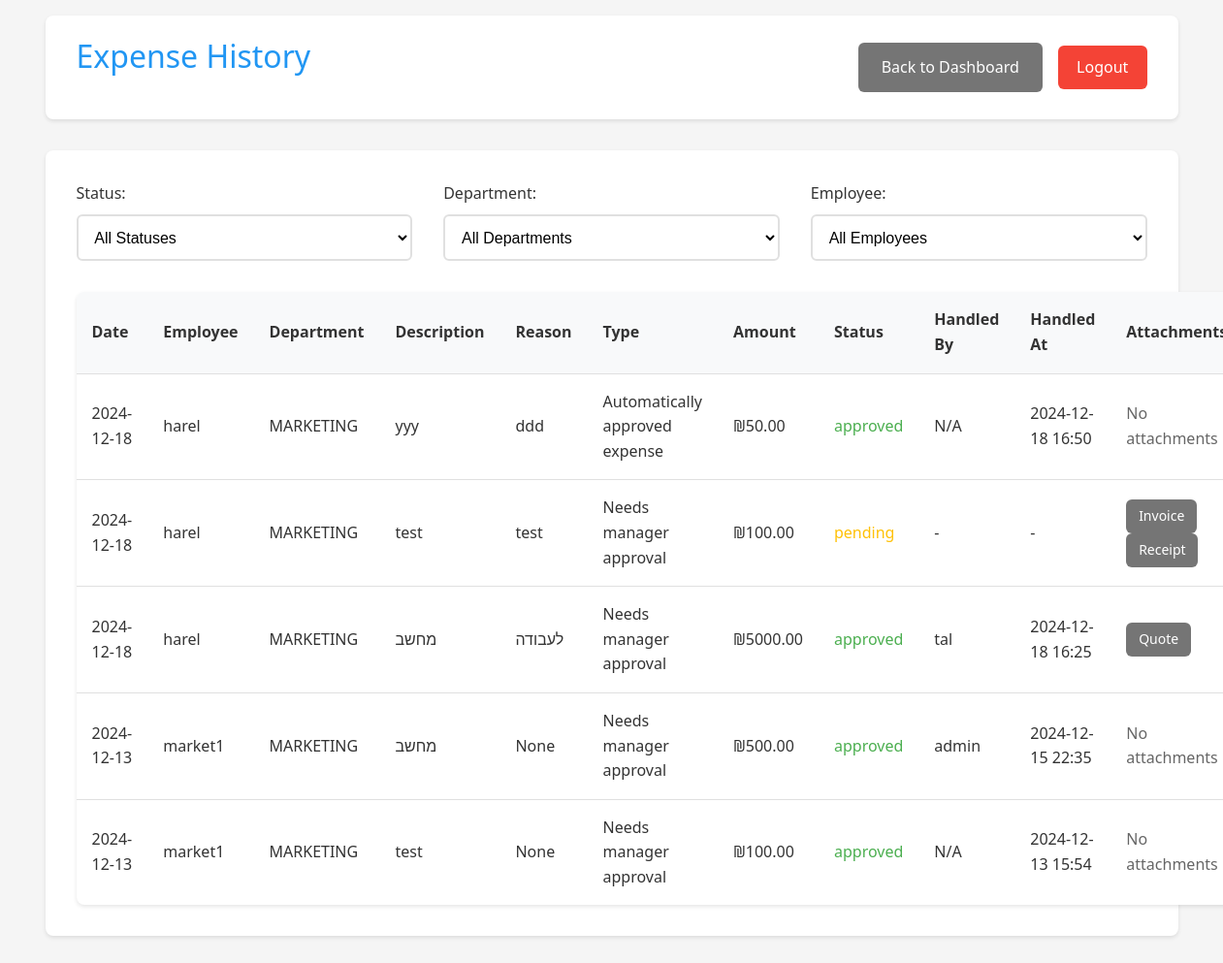
The page /manager/history (signed in) on the database as committed earlier.
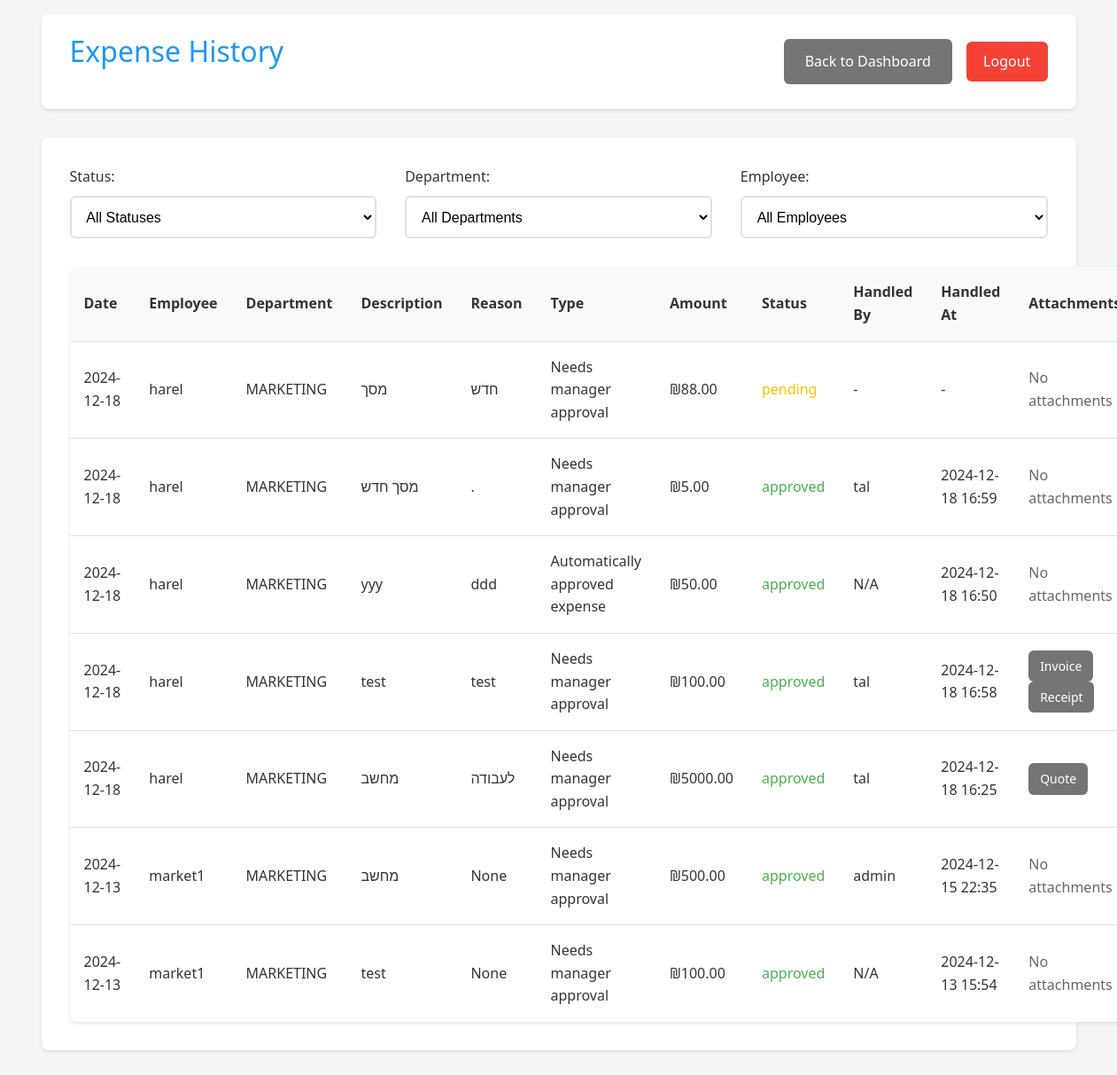
The same page on the database as committed later.
### app.py (models this page shows, shortened)
class Expense(db.Model):
    __tablename__ = 'expense'
    id = db.Column(db.Integer, primary_key=True)
    amount = db.Column(db.Float, nullable=False)
    description = db.Column(db.String(200))
    reason = db.Column(db.String(500))
    type = db.Column(db.String(50), nullable=False, default='needs_approval')  # New field
    date = db.Column(db.DateTime, nullable=False, default=datetime.utcnow)
    status = db.Column(db.String(20), default='pending')
    user_id = db.Column(db.Integer, db.ForeignKey('user.id'), nullable=False)
    subcategory_id = db.Column(db.Integer, db.ForeignKey('subcategory.id'), nullable=False)
    quote_filename = db.Column(db.String(255))
    invoice_filename = db.Column(db.String(255))
    receipt_filename = db.Column(db.String(255))
    manager_id = db.Column(db.Integer, db.ForeignKey('user.id'), nullable=True)
    handled_at = db.Column(db.DateTime, nullable=True)

class User(UserMixin, db.Model):
    __tablename__ = 'user'
    id = db.Column(db.Integer, primary_key=True)
    username = db.Column(db.String(80), unique=True, nullable=False)
    password = db.Column(db.String(120), nullable=False)
    is_manager = db.Column(db.Boolean, default=False)
    is_admin = db.Column(db.Boolean, default=False)
    department_id = db.Column(db.Integer, db.ForeignKey('department.id'))
    status = db.Column(db.String(20), default='active')  # active, inactive, pending
    submitted_expenses = db.relationship('Expense',
                                       primaryjoin='User.id==Expense.user_id',
                                       backref='submitter',
                                       lazy=True)
    handled_expenses = db.relationship('Expense',
                                     primaryjoin='User.id==Expense.manager_id',
                                     backref='handler',
                                     lazy=True)

class Department(db.Model):
    __tablename__ = 'department'
    id = db.Column(db.Integer, primary_key=True)
    name = db.Column(db.String(100), nullable=False)
    budget = db.Column(db.Float, default=0.0)
    users = db.relationship('User', backref='department', lazy=True)
    categories = db.relationship('Category', backref='department', lazy=True)

### app.py (the view)
@app.route('/manager/history')
@login_required
def expense_history():
    if not current_user.is_manager:
        return redirect(url_for('employee_dashboard'))
    status = request.args.get('status', 'all')
    employee = request.args.get('employee', 'all')
    department = request.args.get('department', 'all')
    query = Expense.query.join(User, Expense.user_id == User.id)
    if current_user.username != 'admin':
        query = query.filter(User.department_id == current_user.department_id)
    if status != 'all':
        query = query.filter(Expense.status == status)
    if employee != 'all':
        query = query.filter(Expense.user_id == employee)
    if department != 'all' and current_user.username == 'admin':
        query = query.filter(User.department_id == department)
    if current_user.username == 'admin':
        employees = User.query.filter_by(is_manager=False).all()
        departments = Department.query.all()
    else:
        employees = User.query.filter_by(
            is_manager=False,
            department_id=current_user.department_id
        ).all()
        departments = [current_user.department] if current_user.department else []
    expenses = query.order_by(Expense.date.desc()).all()
    return render_template('expense_history.html',
                         expenses=expenses,
                         employees=employees,
                         departments=departments,
                         selected_status=status,
                         selected_employee=employee,
                         selected_department=department)

### app.py (called while the page is built)
@login_manager.user_loader
def load_user(user_id):
    return User.query.get(int(user_id))

@app.template_filter('format_expense_type')
def format_expense_type(value):
    types = {
        'future_approval': 'Approval for future purchase',
        'auto_approved': 'Automatically approved expense',
        'needs_approval': 'Needs manager approval',
        'pre_approved': 'Pre-approved by manager'
    }
    return types.get(value, value)

### templates/expense_history.html (shortened to what this page needs)
<!DOCTYPE html>
<html>
<head>
    <link rel="stylesheet" href="{{ url_for('static', filename='style.css') }}">
</head>
<body>
    <div class="container">
        <header>
            <h1>Expense History</h1>
            <div class="header-actions">
                <a href="{{ url_for('manager_dashboard') }}" class="button secondary">Back to Dashboard</a>
                <a href="{{ url_for('logout') }}" class="logout-btn">Logout</a>
            </div>
        </header>
        <div class="card">
            <div class="filters">
                <form method="GET" class="filter-form">
                    <div class="filter-group">
                        <label for="status">Status:</label>
                        <select name="status" id="status" onchange="this.form.submit()">
                            <option value="all" {% if selected_status == 'all' %}selected{% endif %}>All Statuses</option>
                        </select>
                    </div>
                    <div class="filter-group">
                        <label for="department">Department:</label>
                        <select name="department" id="department" onchange="this.form.submit()">
                            <option value="all" {% if selected_department == 'all' %}selected{% endif %}>All Departments</option>
                        </select>
                    </div>
                    <div class="filter-group">
                        <label for="employee">Employee:</label>
                        <select name="employee" id="employee" onchange="this.form.submit()">
                            <option value="all" {% if selected_employee == 'all' %}selected{% endif %}>All Employees</option>
                        </select>
                    </div>
                </form>
            </div>
            <div class="table-responsive">
                <table>
                    <thead>
                        <tr>
                            <th>Date</th>
                            <th>Employee</th>
                            <th>Department</th>
                            <th>Description</th>
                            <th>Reason</th>
                            <th>Type</th>
                            <th>Amount</th>
                            <th>Status</th>
                            <th>Handled By</th>
                            <th>Handled At</th>
                            <th>Attachments</th>
                        </tr>
                    </thead>
                    <tbody>
                        {% for expense in expenses %}
                        <tr>
                            <td>{{ expense.date.strftime('%Y-%m-%d') }}</td>
                            <td>{{ expense.submitter.username }}</td>
                            <td>{{ expense.submitter.department.name if expense.submitter.department else 'N/A' }}</td>
                            <td>{{ expense.description }}</td>
                            <td>{{ expense.reason }}</td>
                            <td>{{ expense.type|format_expense_type }}</td>
                            <td>₪{{ "%.2f"|format(expense.amount) }}</td>
                            <td class="status-{{ expense.status }}">{{ expense.status }}</td>
                            <td>
                                {% if expense.status != 'pending' %}
                                    {{ expense.handler.username if expense.handler else 'N/A' }}
                                {% else %}
                                    -
                                {% endif %}
                            </td>
                            <td>
                                {% if expense.handled_at %}
                                    {{ expense.handled_at.strftime('%Y-%m-%d %H:%M') }}
                                {% else %}
                                    -
                                {% endif %}
                            </td>
                            <td>
                                {% if expense.quote_filename %}
                                    <a href="{{ url_for('download_file', filename=expense.quote_filename) }}"
                                       class="button secondary small">Quote</a>
                                {% endif %}
                                {% if expense.invoice_filename %}
                                    <a href="{{ url_for('download_file', filename=expense.invoice_filename) }}"
                                       class="button secondary small">Invoice</a>
                                {% endif %}
                                {% if expense.receipt_filename %}
                                    <a href="{{ url_for('download_file', filename=expense.receipt_filename) }}"
                                       class="button secondary small">Receipt</a>
                                {% endif %}
                                {% if not expense.quote_filename and not expense.invoice_filename and not expense.receipt_filename %}
                                    <span class="text-muted">No attachments</span>
                                {% endif %}
                            </td>
                        </tr>
                        {% endfor %}
                    </tbody>
                </table>
            </div>
        </div>
    </div>
</body>
</html>

### static/style.css (style rules this page uses)
:root { --primary-color: #2196F3; --secondary-color: #FFC107; --success-color: #4CAF50; --danger-color: #f44336; --text-color: #333; --bg-color: #f5f5f5; --card-bg: #ffffff; --background-light: #f8f9fa; }
* { margin: 0; padding: 0; box-sizing: border-box; transition: all 0.3s ease; }
body { font-family: 'Segoe UI', Roboto, Arial, sans-serif; background-color: var(--bg-color); color: var(--text-color); line-height: 1.6; }
.container { max-width: 1200px; margin: 0 auto; padding: 1rem; }
header { background-color: var(--card-bg); padding: 1rem 2rem; box-shadow: 0 2px 4px rgba(0,0,0,0.1); margin-bottom: 2rem; border-radius: 8px; display: flex; justify-content: space-between; align-items: center; }
h1 { color: var(--primary-color); font-weight: 500; margin-bottom: 1.5rem; }
.card { background-color: var(--card-bg); border-radius: 8px; box-shadow: 0 2px 4px rgba(0,0,0,0.1); padding: 2rem; margin-bottom: 2rem; }
label { display: block; margin-bottom: 0.5rem; color: var(--text-color); font-weight: 500; }
.button, button { display: inline-flex; align-items: center; justify-content: center; padding: 0.8rem 1.5rem; border: none; border-radius: 6px; font-size: 1rem; font-weight: 500; cursor: pointer; text-decoration: none; transition: transform 0.2s ease, box-shadow 0.2s ease; }
.button.secondary { background-color: #757575; color: white; }
.logout-btn { background-color: var(--danger-color); color: white; padding: 0.6rem 1.2rem; border-radius: 6px; text-decoration: none; font-weight: 500; }
table { width: 100%; border-collapse: separate; border-spacing: 0; margin-top: 1.5rem; background-color: var(--card-bg); border-radius: 8px; overflow: hidden; box-shadow: 0 2px 4px rgba(0,0,0,0.1); }
th, td { padding: 1rem; text-align: left; border-bottom: 1px solid #e0e0e0; }
th { background-color: #f8f9fa; font-weight: 600; color: var(--text-color); }
tr:last-child td { border-bottom: none; }
.status-pending { color: var(--secondary-color); font-weight: 500; }
.status-approved { color: var(--success-color); font-weight: 500; }
.text-muted { color: #666; }
.button.small { padding: 0.4rem 0.8rem; font-size: 0.875rem; }
.header-actions { display: flex; gap: 1rem; align-items: center; }
.filters { margin-bottom: 2rem; }
.filter-form { display: flex; gap: 2rem; align-items: flex-end; }
.filter-group { flex: 1; }
.filter-group label { margin-bottom: 0.5rem; }
.filter-group select { width: 100%; padding: 0.8rem; border: 2px solid #e0e0e0; border-radius: 6px; font-size: 1rem; background-color: white; cursor: pointer; transition: border-color 0.3s ease; }

Rows that differ between the two databases and show on the page:
added Expense: date "2024-12-18", submitter.username "harel", submitter.department "MARKETING", description "מסך", reason "חדש", type "Needs manager approval", amount "88.00", status "pending", shows "No attachments"
added Expense: date "2024-12-18", submitter.username "harel", submitter.department "MARKETING", description "מסך חדש", reason ".", type "Needs manager approval", amount "5.00", status "approved", handler "tal", handled_at "2024-12-18 16:59", shows "No attachments"
changed Expense (number 4 of 7 on the later page): status "pending" → "approved"; handler (not shown) → "tal"; handled_at (not shown) → "2024-12-18 16:58"; no longer shows "-"
